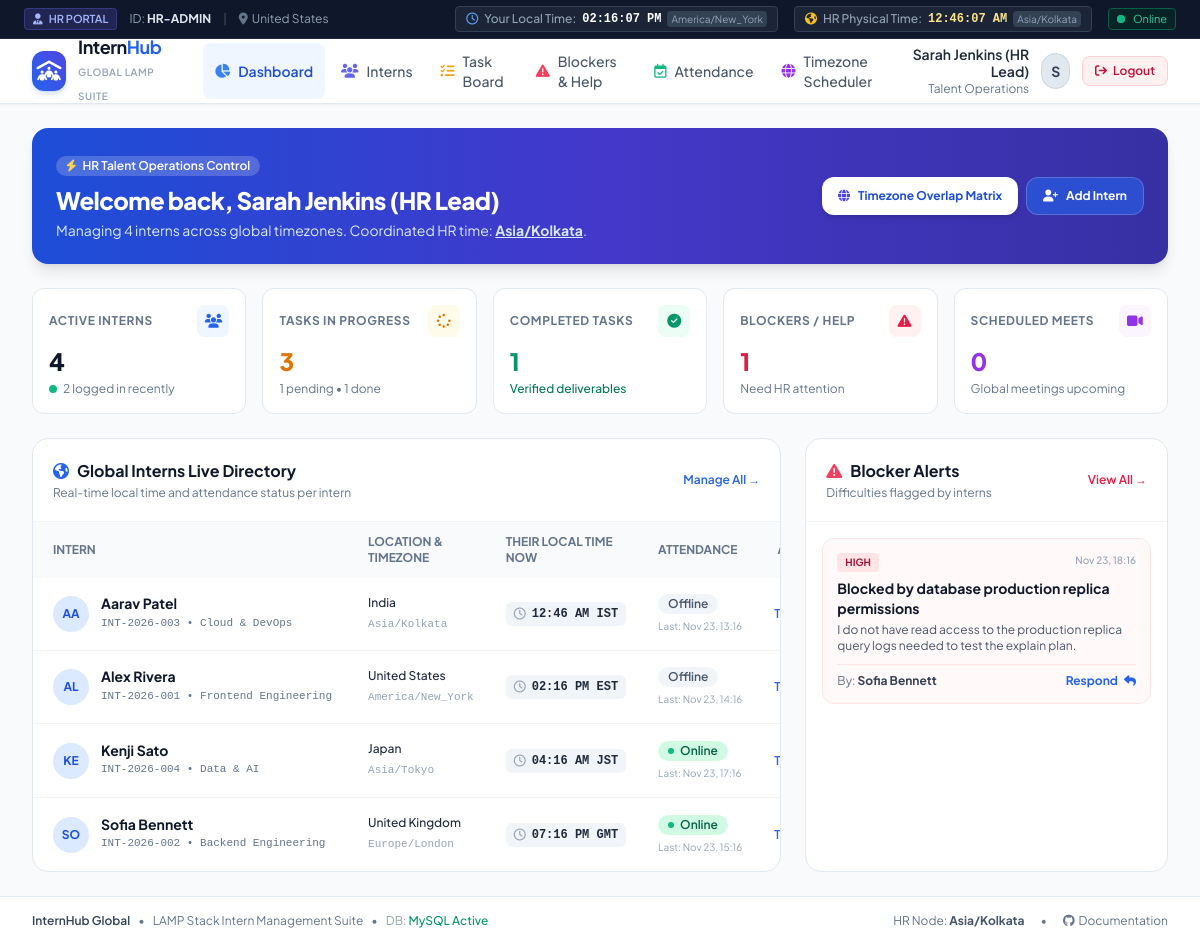
The page /hr/index.php (signed in) on the database its author committed.
### tables this page shows
CREATE TABLE IF NOT EXISTS users (
    id INT AUTO_INCREMENT PRIMARY KEY,
    intern_id VARCHAR(50) NOT NULL UNIQUE,
    name VARCHAR(100) NOT NULL,
    email VARCHAR(150) NOT NULL UNIQUE,
    password VARCHAR(255) NOT NULL,
    plain_temp_password VARCHAR(100) NULL,
    role ENUM('hr', 'intern') NOT NULL DEFAULT 'intern',
    department VARCHAR(100) DEFAULT 'Software Engineering',
    country VARCHAR(100) DEFAULT 'United States',
    timezone VARCHAR(100) NOT NULL DEFAULT 'UTC',
    status ENUM('active', 'inactive') NOT NULL DEFAULT 'active',
    last_activity DATETIME NULL,
    created_at DATETIME DEFAULT CURRENT_TIMESTAMP,
    updated_at DATETIME DEFAULT CURRENT_TIMESTAMP ON UPDATE CURRENT_TIMESTAMP
);

CREATE TABLE IF NOT EXISTS difficulties (
    id INT AUTO_INCREMENT PRIMARY KEY,
    user_id INT NOT NULL,
    task_id INT NULL,
    title VARCHAR(255) NOT NULL,
    description TEXT NOT NULL,
    severity ENUM('low', 'medium', 'high', 'critical') DEFAULT 'medium',
    status ENUM('open', 'in_review', 'resolved') DEFAULT 'open',
    hr_response TEXT NULL,
    resolved_by INT NULL,
    resolved_at DATETIME NULL,
    created_at DATETIME DEFAULT CURRENT_TIMESTAMP,
    updated_at DATETIME DEFAULT CURRENT_TIMESTAMP ON UPDATE CURRENT_TIMESTAMP,
    FOREIGN KEY (user_id) REFERENCES users(id) ON DELETE CASCADE,
    FOREIGN KEY (task_id) REFERENCES tasks(id) ON DELETE SET NULL,
    FOREIGN KEY (resolved_by) REFERENCES users(id) ON DELETE SET NULL
);

### hr/index.php (the view, shortened to what the rows shown need)
<?php
require_once __DIR__ . '/../includes/auth.php';
$db = getDB();
$hrUser = getCurrentUser();
$stmtInterns = $db->query("
    SELECT u.*,
           (SELECT login_time FROM attendance_logs WHERE user_id = u.id ORDER BY id DESC LIMIT 1) as last_login,
           (SELECT status FROM attendance_logs WHERE user_id = u.id ORDER BY id DESC LIMIT 1) as session_status,
           (SELECT session_minutes FROM attendance_logs WHERE user_id = u.id ORDER BY id DESC LIMIT 1) as last_duration
    FROM users u
    WHERE u.role = 'intern' AND u.status = 'active'
    ORDER BY u.name ASC
");
$interns = $stmtInterns->fetchAll();
$stmtDiff = $db->query("
    SELECT d.*, u.name as intern_name, u.intern_id, u.country, t.title as task_title
    FROM difficulties d
    JOIN users u ON d.user_id = u.id
    LEFT JOIN tasks t ON d.task_id = t.id
    WHERE d.status IN ('open', 'in_review')
    ORDER BY
        CASE d.severity
            WHEN 'critical' THEN 1
            WHEN 'high' THEN 2
            WHEN 'medium' THEN 3
            ELSE 4
        END, d.created_at DESC
    LIMIT 5
");
$recentDifficulties = $stmtDiff->fetchAll();
require_once __DIR__ . '/../includes/header.php';
?>
<div class="space-y-6">
    <div class="bg-gradient-to-r from-blue-700 via-indigo-700 to-indigo-800 rounded-2xl p-6 text-white shadow-lg flex flex-col md:flex-row items-start md:items-center justify-between gap-4">
        <div>
            <h1 class="text-2xl font-extrabold tracking-tight">Welcome back, <?= htmlspecialchars($hrUser['name']) ?></h1>
        </div>
    </div>
    <div class="grid grid-cols-1 lg:grid-cols-3 gap-6">
        <div class="lg:col-span-2 bg-white rounded-2xl border border-slate-200 shadow-xs overflow-hidden">
            <div class="p-5 border-b border-slate-100 flex items-center justify-between">
                <div>
                    <h2 class="text-base font-bold text-slate-900 flex items-center">
                        <i class="fa-solid fa-earth-americas text-blue-600 mr-2"></i>Global Interns Live Directory
                    </h2>
                </div>
            </div>
            <div class="divide-y divide-slate-100 overflow-x-auto">
                <table class="w-full text-left text-sm">
                    <thead class="bg-slate-50 text-xs text-slate-500 uppercase font-semibold">
                        <tr>
                            <th class="px-5 py-3">Intern</th>
                            <th class="px-4 py-3">Location & Timezone</th>
                            <th class="px-4 py-3">Their Local Time Now</th>
                            <th class="px-4 py-3">Attendance</th>
                            <th class="px-4 py-3 text-right">Actions</th>
                        </tr>
                    </thead>
                    <tbody class="divide-y divide-slate-100">
                        <?php foreach ($interns as $intern): ?>
                            <?php
                            $localDt = new DateTime('now', new DateTimeZone($intern['timezone']));
                            $localTimeFormatted = $localDt->format('h:i A T');
                            $isOnline = ($intern['session_status'] === 'active');
                            ?>
                            <tr class="hover:bg-slate-50/80 transition">
                                <td class="px-5 py-3.5 whitespace-nowrap">
                                    <div class="flex items-center space-x-3">
                                        <div class="w-9 h-9 rounded-full bg-blue-100 text-blue-700 font-bold flex items-center justify-center text-xs">
                                            <?= strtoupper(substr($intern['name'], 0, 2)) ?>
                                        </div>
                                        <div>
                                            <p class="font-bold text-slate-900 leading-tight"><?= htmlspecialchars($intern['name']) ?></p>
                                            <p class="text-[11px] text-slate-500 font-mono"><?= htmlspecialchars($intern['intern_id']) ?> &bull; <?= htmlspecialchars($intern['department']) ?></p>
                                        </div>
                                    </div>
                                </td>
                                <td class="px-4 py-3.5 whitespace-nowrap">
                                    <span class="font-medium text-slate-800 text-xs block"><?= htmlspecialchars($intern['country']) ?></span>
                                    <span class="text-[11px] text-slate-400 font-mono"><?= htmlspecialchars($intern['timezone']) ?></span>
                                </td>
                                <td class="px-4 py-3.5 whitespace-nowrap">
                                    <div class="inline-flex items-center px-2 py-1 rounded-md bg-slate-100 text-slate-800 font-mono text-xs font-semibold">
                                        <i class="fa-regular fa-clock mr-1.5 text-slate-400"></i>
                                        <?= $localTimeFormatted ?>
                                    </div>
                                </td>
                                <td class="px-4 py-3.5 whitespace-nowrap">
                                    <?php if ($isOnline): ?>
                                        <span class="inline-flex items-center px-2.5 py-0.5 rounded-full text-xs font-semibold bg-emerald-100 text-emerald-800">
                                            <span class="w-1.5 h-1.5 rounded-full bg-emerald-500 mr-1.5 animate-pulse"></span>Online
                                        </span>
                                    <?php else: ?>
                                        <span class="inline-flex items-center px-2.5 py-0.5 rounded-full text-xs font-semibold bg-slate-100 text-slate-600">
                                            Offline
                                        </span>
                                    <?php endif; ?>
                                    <?php if (!empty($intern['last_login'])): ?>
                                        <span class="block text-[10px] text-slate-400 mt-0.5">Last: <?= date('M d, H:i', strtotime($intern['last_login'])) ?></span>
                                    <?php endif; ?>
                                </td>
                                <td class="px-4 py-3.5 whitespace-nowrap text-right text-xs">
                                    <a href="<?= BASE_URL ?>/hr/tasks.php?intern_id=<?= $intern['id'] ?>" class="text-blue-600 hover:text-blue-800 font-semibold mr-3">Tasks</a>
                                </td>
                            </tr>
                        <?php endforeach; ?>
                    </tbody>
                </table>
            </div>
        </div>
        <div class="bg-white rounded-2xl border border-slate-200 shadow-xs flex flex-col">
            <div class="p-5 border-b border-slate-100 flex items-center justify-between">
                <div>
                    <h2 class="text-base font-bold text-slate-900 flex items-center">
                        <i class="fa-solid fa-triangle-exclamation text-rose-500 mr-2"></i>Blocker Alerts
                    </h2>
                </div>
            </div>
            <div class="p-4 flex-1 space-y-3">
                <?php if (empty($recentDifficulties)): ?>
                    <div class="text-center py-8 text-slate-400 text-xs">
                        <i class="fa-solid fa-circle-check text-emerald-500 text-3xl mb-2"></i>
                        <p>No active blockers reported. All interns are unblocked!</p>
                    </div>
                <?php else: ?>
                    <?php foreach ($recentDifficulties as $diff): ?>
                        <div class="p-3.5 rounded-xl border border-rose-100 bg-rose-50/40 hover:bg-rose-50 transition">
                            <div class="flex items-start justify-between gap-2">
                                <span class="px-2 py-0.5 text-[10px] font-bold uppercase rounded <?= $diff['severity'] === 'critical' ? 'bg-rose-600 text-white' : ($diff['severity'] === 'high' ? 'bg-rose-100 text-rose-800' : 'bg-amber-100 text-amber-800') ?>">
                                    <?= htmlspecialchars($diff['severity']) ?>
                                </span>
                                <span class="text-[10px] text-slate-400 font-medium"><?= date('M d, H:i', strtotime($diff['created_at'])) ?></span>
                            </div>
                            <h4 class="text-sm font-bold text-slate-900 mt-1.5"><?= htmlspecialchars($diff['title']) ?></h4>
                            <p class="text-xs text-slate-600 line-clamp-2 mt-1"><?= htmlspecialchars($diff['description']) ?></p>
                            <div class="mt-2.5 pt-2 border-t border-rose-100 flex items-center justify-between text-xs">
                                <span class="text-slate-500">By: <strong class="text-slate-700"><?= htmlspecialchars($diff['intern_name']) ?></strong></span>
                                <a href="<?= BASE_URL ?>/hr/difficulties.php?id=<?= $diff['id'] ?>" class="text-blue-600 hover:underline font-bold text-xs">
                                    Respond <i class="fa-solid fa-reply ml-1"></i>
                                </a>
                            </div>
                        </div>
                    <?php endforeach; ?>
                <?php endif; ?>
            </div>
        </div>
    </div>
</div>
<?php require_once __DIR__ . '/../includes/footer.php'; ?>

### rows shown on the page
users: name "AA", name "Aarav Patel", intern "INT-2026-003", department "Cloud & DevOps", country "India", timezone "Asia/Kolkata", timezone "12:46 AM IST", shows "Offline", last_login "Nov 23, 13:16"
users: name "AL", name "Alex Rivera", intern "INT-2026-001", department "Frontend Engineering", country "United States", timezone "America/New_York", timezone "02:16 PM EST", shows "Offline", last_login "Nov 23, 14:16"
users: name "KE", name "Kenji Sato", intern "INT-2026-004", department "Data & AI", country "Japan", timezone "Asia/Tokyo", timezone "04:16 AM JST", shows "Online", last_login "Nov 23, 17:16"
users: name "SO", name "Sofia Bennett", intern "INT-2026-002", department "Backend Engineering", country "United Kingdom", timezone "Europe/London", timezone "07:16 PM GMT", shows "Online", last_login "Nov 23, 15:16"
difficulties: severity "HIGH", created_at "Nov 23, 18:16", title "Blocked by database production replica permissions", description "I do not have read access to the production replica query logs needed to test the explain plan.", user.name "Sofia Bennett"

### other values the page prints
$userRole "HR"
$currentUser['intern_id'] "HR-ADMIN"
$currentUser['country'] "United States"
$userTimezone "America/New_York"
$hrTimezone "Asia/Kolkata"
$currentUser['name'] "Sarah Jenkins (HR Lead)"
$currentUser['department'] "Talent Operations"
substr($currentUser['name'], 0, 1) "S"
$hrUser['name'] "Sarah Jenkins (HR Lead)"
$totalInterns "4"
$hrTz "Asia/Kolkata"
$activeSessions "2"
$inProgressTasks "3"
$pendingTasks "1"
$completedTasks "1"
